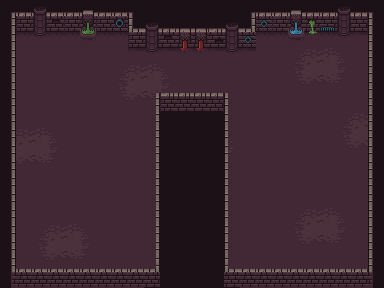

This game map was drawn from its Tiled (.tmx) file and the tilesets committed beside it. A one-line description and the trimmed map source follow:
An orthogonal 24x18 tile map with 16x16 px tiles, 8 tile layers (Fondo, Suelo, ParedColisiones, ObjetosColisiones, ...) and 1 object.

<map version="1.0" tiledversion="2017.07.26" orientation="orthogonal" renderorder="right-down" width="24" height="18" tilewidth="16" tileheight="16" nextobjectid="4">
 <tileset firstgid="1" source="tileset.tsx" />
 <layer name="Fondo" width="24" height="18">
  <data>[432 cells, 432 non-empty, 1 distinct tile ids]</data>
 </layer>
 <layer name="Suelo" width="24" height="18">
  <data>[432 cells, 282 non-empty, 20 distinct tile ids]</data>
 </layer>
 <layer name="ParedColisiones" width="24" height="18">
  <data>[432 cells, 132 non-empty, 28 distinct tile ids]</data>
 </layer>
 <layer name="ObjetosColisiones" width="24" height="18">
  <data>[432 cells, 0 non-empty, 0 distinct tile ids]</data>
 </layer>
 <layer name="Personaje" width="24" height="18">
  <data>[432 cells, 0 non-empty, 0 distinct tile ids]</data>
 </layer>
 <layer name="Pared" width="24" height="18">
  <data>[432 cells, 18 non-empty, 3 distinct tile ids]</data>
 </layer>
 <layer name="Objetos" width="24" height="18">
  <data>[432 cells, 0 non-empty, 0 distinct tile ids]</data>
 </layer>
 <layer name="Colision" width="24" height="18">
  <data>[432 cells, 154 non-empty, 1 distinct tile ids]</data>
 </layer>
 <objectgroup name="Colisiones" visible="0">
  <object id="3" x="16" y="32">
   <polyline points="0,0 0,240 144,240 144,64 208,64 208,240 352,240 352,-16 240,-16 240,0 128,0 112,0 112,-16 0,-16 0,0" />
  </object>
 </objectgroup>
</map>
